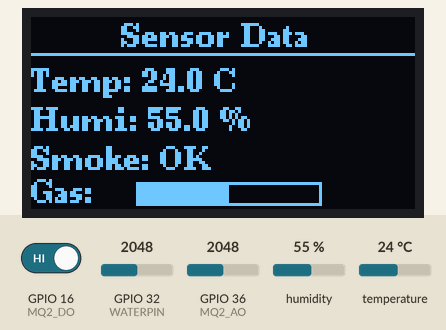
A sketch run on a simulated ESP32. Parts: 128×64 one-colour display. The test bench sets the inputs (shaded band); at power-on: GPIO 16 (MQ2_DO) HIGH, GPIO 36 (MQ2_AO) = 2048, humidity 55 %, GPIO 32 (WATERPIN) = 2048, temperature 24 °C. WiFi joins after 1.5 s; servers stay silent unless stated; no MQTT or app messages arrive unless stated; what the sketch prints to the serial monitor is not drawn.

Above: at 3.4 s.
3.5 s: GPIO 16 (MQ2_DO) driven LOW
At 11.6 s:
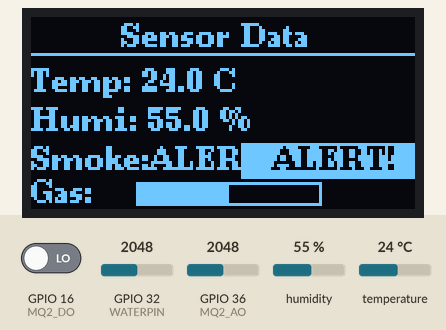
12.5 s: GPIO 36 (MQ2_AO) set to 2454
At 18.1 s:
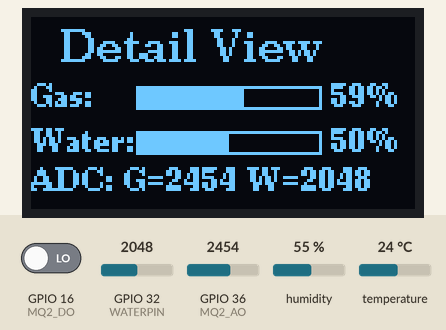
18.8 s: GPIO 36 (MQ2_AO) set to 2567
At 20.8 s:
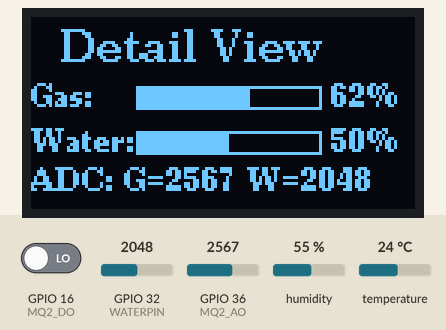
24.8 s: humidity set to 22 %
At 27.0 s:
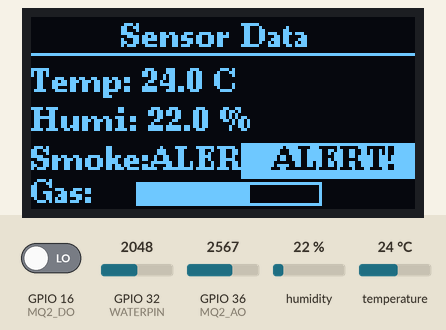
30.9 s: GPIO 32 (WATERPIN) set to 2540
At 32.7 s:
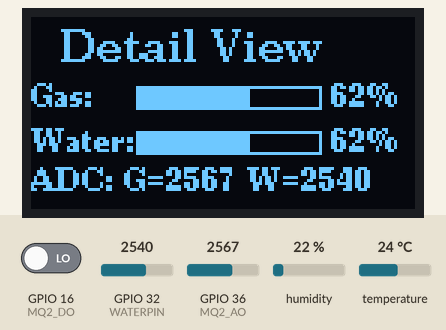
36.9 s: temperature set to 12 °C
At 38.8 s:
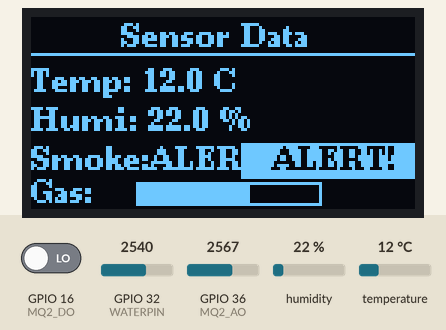
Timing chart, 0 to 40.3 s (numbered marks = the images above; inputs shaded):
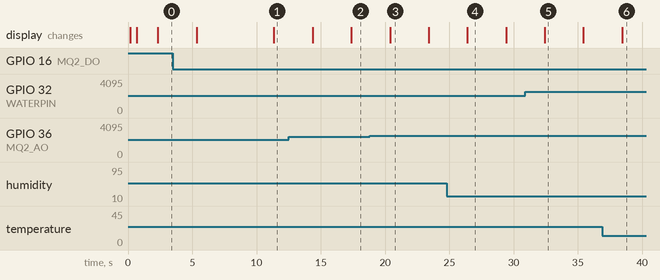

Measured:
- after the input at 3.5 s, the display: first differs from a run without the input after 7.9 s (image 1)
- after the input at 12.5 s, the display: first changes after 1.9 s (image 2 shows a later state)
- after the input at 18.8 s, the display: changes after 1.6 s (image 3)
- after the input at 24.8 s, the display: changes after 1.6 s (image 4)
- after the input at 30.9 s, the display: changes after 1.5 s (image 5)
- after the input at 36.9 s, the display: changes after 1.5 s (image 6)
- what the display in image 3 shows lasts 3.0 s, from 20.4 s to 23.4 s

The sketch:

main.ino
```cpp
#include "public.h"
#include "config.h"
#include "u8g2_oled.h"
#include "mySensor.h"
#include "myWIFI.h"
#include "sensor_data.h"
#include "mqtt_test.h"

bool showDetail = false;
unsigned long lastSwitchTime = 0;

void setup(){
  Serial.begin(115200);
  delay(100);

  // 1. 先初始化OLED（让用户立即看到反馈）
  MyU8g2Oled_init();
  Serial.println("[从机] OLED初始化完成");

  // 2. 显示启动画面
  displayData(-999.0, -999.0, 1, 0, 0);

  // 3. 初始化传感器
  Sensor_init();
  Serial.println("[从机] 传感器初始化完成");

  // 4. 初始化WiFi（可能耗时较长）
  mywifi_init();
  Serial.println("[从机] WiFi初始化完成");

  // 5. 初始化MQTT
  setupMQTT();
  Serial.println("[从机] MQTT初始化完成");

  Serial.println("\n[从机] ✅ 系统启动完成！");
  Serial.println("[从机] 正在连接主机...");
  Serial.println("======================================\n");
}

void loop(){
  static unsigned long lastReadTime = 0;
  if (millis() - lastReadTime >= SENSOR_READ_INTERVAL) {
    lastReadTime = millis();
    readSensors();
    printToSerial();
  }

  static unsigned long lastDisplayTime = 0;
  if (millis() - lastDisplayTime >= DISPLAY_UPDATE_INTERVAL) {
    lastDisplayTime = millis();
    updateDisplay();
  }

  // 检查报警状态
  checkAlarm();
  handleWiFiCommunication();
  loopMQTT(); // 处理MQTT通信
  delay(10);
}

void readSensors() {
  readmyDHT(temperature, humidity);
  readMQ2(smokeStatus, gasValue);
  readwater(waterValue);
}

void printToSerial() {
  static unsigned long lastPrint = 0;
  if (millis() - lastPrint >= 3000) {
    lastPrint = millis();

    Serial.printf("🌡️ 温度:%.1f°C 💧湿度:%.1f%% ", temperature, humidity);
    Serial.printf("💨烟雾:%s 🔥气体:%d 💧水位:%d | ",
                 smokeStatus == LOW ? "⚠️" : "✓",
                 gasValue,
                 waterValue);

    if (networkReady) {
      Serial.printf("📡主机:✅已连接\n");
    } else {
      Serial.printf("📡主机:⏳连接中...\n");
    }
  }
}

void updateDisplay() {
  static float lastTemp = -999;
  static float lastHumi = -999;
  static int lastSmoke = -1;
  static int lastGas = -1;
  static int lastWater = -1;
  static unsigned long lastDisplay = 0;

  // 检查数据是否变化
  bool dataChanged = (abs(temperature - lastTemp) > 0.1 ||
                     abs(humidity - lastHumi) > 0.1 ||
                     smokeStatus != lastSmoke ||
                     abs(gasValue - lastGas) > 10 ||
                     abs(waterValue - lastWater) > 10);

  // 检查是否需要切换显示模式
  if (millis() - lastSwitchTime > 5000) {
    lastSwitchTime = millis();
    showDetail = !showDetail;
    dataChanged = true; // 切换模式时强制更新
  }

  // 数据变化时刷新，或每3秒强制刷新一次（保持OLED稳定）
  if (dataChanged || (millis() - lastDisplay >= 3000)) {
    lastDisplay = millis();

    // 切换显示模式
    if (!showDetail) {
      displayData(temperature, humidity, smokeStatus, gasValue, waterValue);
    } else {
      displayDetail(gasValue, waterValue);
    }

    // 更新上次数据
    lastTemp = temperature;
    lastHumi = humidity;
    lastSmoke = smokeStatus;
    lastGas = gasValue;
    lastWater = waterValue;
  }
}

void checkAlarm() {
  static bool alarmTriggered = false;

  if (smokeStatus == LOW) {
    if (!alarmTriggered) {
      Serial.println("\n!!! ⚠️⚠️⚠️ 烟雾报警 !!!\n");
      alarmTriggered = true;
    }
  } else {
    alarmTriggered = false;
  }

  if (gasValue > 2500) {
    Serial.println("!!! ⚠️ 气体浓度过高 !!!");
  }
}
```

mqtt_test.cpp
```cpp
#include "mqtt_test.h"
#include "sensor_data.h"
#include "config.h"
#include "myWIFI.h"

// ==================== MQTT 客户端 ====================
WiFiClient espClient;
PubSubClient mqttClient(espClient);

// ============== 连接WiFi ==============
void connectWiFi() {
  if (wifiConnected) {
    Serial.printf("[MQTT] WiFi已连接, IP:%s\n", WiFi.localIP().toString().c_str());
    return;
  }

  Serial.print("[MQTT] 连接WiFi");
  WiFi.begin(WIFI_SSID, WIFI_PASSWORD);

  int retryCount = 0;
  while (WiFi.status() != WL_CONNECTED && retryCount < 20) {
    delay(500);
    Serial.print(".");
    retryCount++;
  }

  if (WiFi.status() == WL_CONNECTED) {
    Serial.printf("\n[MQTT] WiFi已连接, IP:%s\n", WiFi.localIP().toString().c_str());
  } else {
    Serial.println("\n[MQTT] WiFi连接失败");
  }
}

// ============== 连接MQTT ==============
void connectMQTT() {
  while (!mqttClient.connected()) {
    Serial.print("连接OneNET...");
    String clientId = DEVICE_NAME;
    String username = PRODUCT_ID;
    String password = DEVICE_SECRET;

    if (mqttClient.connect(clientId.c_str(), username.c_str(), password.c_str())) {
      Serial.println("成功");
    } else {
      Serial.printf("失败, 状态码:%d\n", mqttClient.state());
      delay(5000);
    }
  }
}

// ============== 上报所有传感器数据 ==============
void publishAllSensorData() {
  if (!wifiConnected) {
    Serial.println("[MQTT] WiFi未连接，等待连接...");
    return;
  }

  if (!mqttClient.connected()) {
    connectMQTT();
  }

  if (!mqttClient.connected()) {
    return;
  }

  StaticJsonDocument<512> doc;
  // 构建JSON文档
  doc["id"] = String(millis());
  doc["version"] = "1.0";
  // 构建参数对象
  JsonObject params = doc.createNestedObject("params");
  // 构建温度对象
  JsonObject tempObj = params.createNestedObject("temperature");
  tempObj["value"] = round(temperature * 10) / 10.0;
  // 构建湿度对象
  JsonObject humObj = params.createNestedObject("humidity");
  humObj["value"] = round(humidity * 10) / 10.0;
  // 构建烟雾状态对象
  JsonObject smokeObj = params.createNestedObject("smoke_status");
  smokeObj["value"] = (smokeStatus == HIGH) ? 1 : 0;
  // 构建气体浓度对象
  JsonObject gasObj = params.createNestedObject("gas_value");
  gasObj["value"] = gasValue;
  // 构建水位对象
  JsonObject waterObj = params.createNestedObject("water_level");
  waterObj["value"] = waterValue;

  char jsonBuffer[512];
  serializeJson(doc, jsonBuffer);

  String topic = "$sys/" + String(PRODUCT_ID) + "/" + String(DEVICE_NAME) + "/thing/property/post";

  if (mqttClient.publish(topic.c_str(), jsonBuffer)) {
    Serial.printf("[MQTT] 上报成功: T:%.1f°C H:%.1f%% S:%d G:%d W:%d\n",
                 temperature, humidity,
                 (smokeStatus == HIGH) ? 1 : 0,
                 gasValue, waterValue);
  } else {
    Serial.println("[MQTT] 上报失败");
  }
}

// ============== 初始化MQTT ==============
void setupMQTT() {
  Serial.println("[MQTT] 初始化MQTT客户端...");
  mqttClient.setServer(MQTT_SERVER, MQTT_PORT);
  connectWiFi();
  connectMQTT();
  Serial.println("[MQTT] ✅ MQTT初始化完成");
}

// ============== MQTT循环处理 ==============
void loopMQTT() {
  static unsigned long lastPublishTime = 0;
  static unsigned long lastReconnectTime = 0;

  if (!wifiConnected) {
    return;
  }
  // 检查MQTT连接状态
  if (millis() - lastReconnectTime >= 10000) {
    lastReconnectTime = millis();
    if (!mqttClient.connected()) {
      connectMQTT();
    }
  }
  // 检查是否需要上报数据
  if (millis() - lastPublishTime >= SEND_INTERVAL && mqttClient.connected()) {
    lastPublishTime = millis();
    publishAllSensorData();
  }
  // 处理MQTT消息
  mqttClient.loop();
}
```

mqtt_test.h
```cpp
#ifndef _mqtt_test_H
#define _mqtt_test_H

#include "public.h"
#include "sensor_data.h"
#include "config.h"
#include <WiFi.h>
#include <PubSubClient.h>
#include <ArduinoJson.h>

// ============== 全局变量声明 ==============
extern WiFiClient espClient;
extern PubSubClient mqttClient;

// ============== 功能函数 ==============
void connectWiFi();
void connectMQTT();
void publishAllSensorData();
void setupMQTT();
void loopMQTT();

#endif
```

mySensor.cpp
```cpp
/**
 * ============================================================
 *  mySensor - 传感器驱动实现（从机版）
 * ============================================================
 */

#include "mySensor.h"

DHT dht(DHTPIN, DHTTYPE);

void Sensor_init() {
    Serial.println("[从机传感器] 正在初始化...");

    dht.begin();
    Serial.println("[从机传感器] ✓ DHT温湿度传感器已初始化");

    pinMode(MQ2_DO, INPUT);
    Serial.println("[从机传感器] ✓ MQ2气体传感器已配置");

    analogSetPinAttenuation(MQ2_AO, ADC_11db);
    analogSetPinAttenuation(WATERPIN, ADC_11db);
    Serial.println("[从机传感器] ✓ ADC引脚已配置 (11dB衰减)");

    Serial.println("[从机传感器] 所有传感器初始化完成！");
}

void readmyDHT(float &temp, float &humi) {
    temp = dht.readTemperature();
    humi = dht.readHumidity();

    if (isnan(temp) || isnan(humi)) {
        Serial.println("[从机传感器] ⚠️ DHT读取失败！");
        temp = 0.0;
        humi = 0.0;
    }
}

void readMQ2(int &smoke, int &gas) {
    smoke = digitalRead(MQ2_DO);
    gas = analogRead(MQ2_AO);
}

void readwater(int &water) {
    water = analogRead(WATERPIN);
}
```

mySensor.h
```cpp
/**
 * ============================================================
 *  mySensor - 传感器驱动模块（从机版）
 * ============================================================
 *
 * 【硬件连接说明】
 *
 * 本模块驱动以下传感器，请按以下方式连接：
 *
 * ┌─────────────────────────────────────────────────────────────┐
 * │  DHT11/DHT22 温湿度传感器                                    │
 * ├─────────────────────────────────────────────────────────────┤
 * │  引脚    连接至                                              │
 * │  VCC    → 3.3V 或 5V                                        │
 * │  GND    → GND                                               │
 * │  DATA   → GPIO21 (DHTPIN)                                   │
 * │  NC     → 悬空（如为4针版本，NC引脚可不接）                    │
 * └─────────────────────────────────────────────────────────────┘
 *
 * ┌─────────────────────────────────────────────────────────────┐
 * │  MQ-2 烟雾/气体传感器                                        │
 * ├─────────────────────────────────────────────────────────────┤
 * │  引脚    连接至                                              │
 * │  VCC    → 5V (必须5V，3.3V加热不足)                          │
 * │  GND    → GND                                               │
 * │  AO     → GPIO36 (MQ2_AO) - 模拟输出                         │
 * │  DO     → GPIO16 (MQ2_DO) - 数字输出（阈值可调）              │
 * └─────────────────────────────────────────────────────────────┘
 * │  【重要提示】                                                 │
 * │  1. MQ-2需要预热1-2分钟才能达到稳定状态                       │
 * │  2. 首次上电后数值会波动，属正常现象                          │
 * │  3. 可通过模块上的电位器调节数字输出阈值                        │
 * └─────────────────────────────────────────────────────────────┘
 *
 * ┌─────────────────────────────────────────────────────────────┐
 * │  水位传感器（模拟式）                                         │
 * ├─────────────────────────────────────────────────────────────┤
 * │  引脚    连接至                                              │
 * │  VCC    → 3.3V 或 5V                                        │
 * │  GND    → GND                                               │
 * │  AO     → GPIO32 (WATERPIN) - 模拟输出                       │
 * └─────────────────────────────────────────────────────────────┘
 * │  【使用说明】                                                 │
 * │  1. 传感器有多个检测点，水位越高输出值越大                      │
 * │  2. 完全干燥时输出接近0，完全浸入时输出接近4095                │
 * │  3. 可根据实际应用场景校准水位与ADC值的对应关系                 │
 * └─────────────────────────────────────────────────────────────┘
 *
 * 【依赖库】
 * - DHT sensor library by Adafruit
 * - Adafruit Unified Sensor
 *
 * 安装方法：Arduino IDE → 工具 → 管理库 → 搜索安装
 */

#ifndef _MYSENSOR_H
#define _MYSENSOR_H

#include <Arduino.h>

// 避免 sensor_t 结构体冲突（与esp_camera.h兼容）
#define sensor_t adafruit_sensor_t
#include <DHT.h>
#include <Adafruit_Sensor.h>
#undef sensor_t

// ==================== 引脚定义 ====================
#define WATERPIN 32           // 水位传感器引脚 - 模拟输入
#define DHTPIN 21             // DHT传感器数据引脚 - 数字输入
#define DHTTYPE DHT11        // 传感器类型 (DHT11/DHT22) - 根据实际硬件修改
#define MQ2_AO 36            // MQ2模拟输出引脚 - ADC输入
#define MQ2_DO 16            // MQ2数字输出引脚 - 数字输入（带阈值比较）

extern DHT dht;

/**
 * 初始化所有传感器
 * - 初始化DHT温湿度传感器
 * - 配置MQ-2和水位的引脚模式
 * - 串口输出初始化状态
 */
void Sensor_init();

/**
 * 读取DHT温湿度传感器
 * @param temp 输出参数 - 温度值(°C)
 * @param humi 输出参数 - 湿度值(%RH)
 *
 * 【注意事项】
 * - 两次读取间隔建议大于2秒，否则可能返回错误值
 * - 如果返回NaN，表示读取失败（检查接线或传感器是否损坏）
 */
void readmyDHT(float &temp, float &humi);

/**
 * 读取MQ-2烟雾/气体传感器
 * @param smoke 输出参数 - 烟雾状态(1=正常, 0=报警)
 * @param gas 输出参数 - 气体浓度ADC值(0-4095)
 *
 * 【说明】
 * - smoke: 数字输出，超过阈值时变为0（报警）
 * - gas: 模拟输出，数值越大表示气体浓度越高
 * - 阈值可通过MQ-2模块上的电位器调节
 */
void readMQ2(int &smoke, int &gas);

/**
 * 读取水位传感器
 * @param water 输出参数 - 水位ADC值(0-4095)
 *
 * 【说明】
 * - 0: 完全干燥
 * - 4095: 完全浸入水中
 * - 中间值表示不同水位高度
 */
void readwater(int &water);

#endif // _MYSENSOR_H
```

myWIFI.cpp
```cpp
/**
 * ============================================================
 *  myWIFI - WiFi主从通信实现（从机模式）
 * ============================================================
 */

#include "myWIFI.h"
#include "config.h"
#include "sensor_data.h"

// ==================== 全局变量定义 ====================
WiFiClient client;

unsigned long lastSendTime = 0;
bool wifiConnected = false;
bool networkReady = false;
unsigned long lastReconnectAttempt = 0;

/**
 * 初始化WiFi通信模块（从机模式）
 */
void mywifi_init(){
  Serial.println("[从机WiFi] 正在连接WiFi...");
  Serial.printf("[从机WiFi] SSID: %s\n", WIFI_SSID);

  WiFi.begin(WIFI_SSID, WIFI_PASSWORD);

  // 非阻塞方式等待连接（不使用WiFi.waitForConnectResult）
  Serial.println("[从机WiFi] 连接中（后台）...");
}

/**
 * 处理WiFi通信主逻辑（必须在loop中持续调用）
 */
void handleWiFiCommunication() {
  // 1. 检查 WiFi 状态
  bool currentlyConnected = (WiFi.status() == WL_CONNECTED);

  if (currentlyConnected != wifiConnected) {
    wifiConnected = currentlyConnected;

    if (wifiConnected) {
    Serial.println("\n[从机WiFi] ✅ WiFi已连接!");
    Serial.printf("[从机WiFi] 本机IP: %s\n", WiFi.localIP().toString().c_str());
    Serial.printf("[从机WiFi] 目标主机: %s:%d\n", HOST_IP, TCP_PORT);

      // 立即尝试连接主机
      networkReady = false;
      lastReconnectAttempt = millis();  // 立即开始第一次连接

    } else {
      Serial.println("[从机WiFi] ✗ WiFi已断开!");
      networkReady = false;
      if (client.connected()) {
        client.stop();
      }
    }
  }

  // 2. 如果 WiFi 已连接，处理 TCP 通信
  if (wifiConnected) {
    if (!networkReady) {
      // 尚未连接主机，尝试连接（非阻塞，定时重试）
      if (millis() - lastReconnectAttempt >= RECONNECT_INTERVAL) {
        lastReconnectAttempt = millis();

        Serial.print("[从机WiFi] 🔄 尝试连接主机...");
        if (client.connect(HOST_IP, TCP_PORT)) {
          Serial.println(" ✅成功!");
          Serial.printf("[从机WiFi] 已连接到主机 %s:%d\n", HOST_IP, TCP_PORT);
          networkReady = true;
          lastSendTime = millis();  // 立即发送第一份数据
        } else {
          Serial.println(" ❌失败，稍后重试");
        }
      }
    } else {
      // 已连接主机，正常工作

      // 发送本地数据（定时）
      if (millis() - lastSendTime >= SEND_INTERVAL) {
        lastSendTime = millis();
        sendLocalData(client);
      }

      // 接收主机数据（控制指令，预留）
      while (client.available()) {
        String data = client.readStringUntil('\n');
        parseRemoteData(data);
      }

      // 检查连接是否断开
      if (!client.connected()) {
        Serial.println("[从机WiFi] ⚠️ 主机断开连接");
        client.stop();
        networkReady = false;
        lastReconnectAttempt = millis(); // 立即准备重连
      }
    }
  } else {
    // WiFi 未连接
    static unsigned long lastWifiStatus = 0;
    if (millis() - lastWifiStatus >= 10000) {  // 每10秒提示一次
      lastWifiStatus = millis();
      wl_status_t status = WiFi.status();
      Serial.printf("[从机WiFi] WiFi状态: %d (未连接)\n", status);
    }
  }
}

/**
 * 发送本地传感器数据到主机
 */
void sendLocalData(WiFiClient &cli) {
  if (!cli || !cli.connected()) {
    return;
  }

  // 构建CSV格式数据字符串
  String msg = String(temperature) + "," +
               String(humidity) + "," +
               String(smokeStatus) + "," +
               String(gasValue) + "," +
               String(waterValue) + "\n";

  // 发送数据
  size_t bytesSent = cli.print(msg);

  // 调试输出（降低频率）
  static unsigned long lastSendDebug = 0;
  if (millis() - lastSendDebug >= 5000) {  // 每5秒打印一次
    lastSendDebug = millis();

    if (bytesSent > 0) {
      Serial.printf("[从机发送] ✓ %d bytes | ", bytesSent);
      Serial.printf("T=%.1f H=%.1f S=%d G=%d W=%d\n",
                   temperature, humidity,
                   smokeStatus, gasValue, waterValue);
    } else {
      Serial.println("[从机发送] ⚠️ 发送失败！");
    }
  }
}

/**
 * 解析主机发送的数据（控制指令）
 * 预留功能：未来可扩展为主机下发控制指令
 */
void parseRemoteData(String data) {
  data.trim();

  if (data.length() == 0) return;

  // 当前仅打印接收到的数据（预留扩展）
  static unsigned long lastRecvDebug = 0;
  if (millis() - lastRecvDebug >= 10000) {  // 每10秒打印一次
    lastRecvDebug = millis();
    Serial.printf("[从机接收] 收到主机数据: '%s'\n", data.c_str());
  }

  // TODO: 未来可在此处添加控制指令解析
  // 例如：
  // - 修改传感器读取间隔
  // - 触发特定操作
  // - 固件升级等
}
```

myWIFI.h
```cpp
/**
 * ============================================================
 *  myWIFI - WiFi主从通信模块（从机模式）
 * ============================================================
 *
 * 功能：
 *   - TCP客户端，连接到主机服务器
 *   - 定时发送传感器数据到主机
 *   - 接收主机的控制指令（预留）
 *   - 自动重连机制
 *
 * 数据协议：
 *   发送: "temperature,humidity,smoke,gas,water\n"
 *   示例: "25.5,60.0,1,1500,2000\n"
 */

#ifndef _MYWIFI_H
#define _MYWIFI_H

#include <WiFi.h>
#include "sensor_data.h"
#include "config.h"

// ==================== 全局变量声明 ====================
extern WiFiClient client;

// 状态标志
extern bool wifiConnected;
extern bool networkReady;

// 时间控制
extern unsigned long lastReconnectAttempt;
extern unsigned long lastSendTime;

// 远程数据（接收自主机，预留）
extern float remoteTemp;
extern float remoteHumi;
extern int remoteSmoke;
extern int remoteGas;
extern int remoteWater;

// ==================== 函数接口 ====================

void mywifi_init();
void handleWiFiCommunication();
void sendLocalData(WiFiClient &cli);
void parseRemoteData(String data);

#endif // _MYWIFI_H
```

public.h
```cpp
/**
 * ============================================================
 *  公共头文件（从机版）
 * ============================================================
 */

#ifndef _public_H
#define _public_H

#include "Arduino.h"

// ==================== 调试开关 ====================
#define DEBUG_ENABLE 1           // 调试输出（注释掉可禁用所有DEBUG输出）

#ifdef DEBUG_ENABLE
    #define DEBUG_PRINT(x) Serial.print(x)
    #define DEBUG_PRINTLN(x) Serial.println(x)
    #define DEBUG_PRINTF(fmt, ...) Serial.printf(fmt, ##__VA_ARGS__)
#else
    #define DEBUG_PRINT(x)
    #define DEBUG_PRINTLN(x)
    #define DEBUG_PRINTF(fmt, ...)
#endif

typedef unsigned char u8;
typedef unsigned int u16;
typedef unsigned long u32;

#endif
```

sensor_data.cpp
```cpp
/**
 * ============================================================
 *  传感器数据定义 - 变量初始化（从机版）
 * ============================================================
 */

#include "sensor_data.h"

// ==================== 本地传感器数据初始化 ====================
float temperature = 0.0;
float humidity = 0.0;
int smokeStatus = 1;       // 默认正常状态
int gasValue = 0;
int waterValue = 0;

// ==================== 远程数据初始化（预留）====================
float remoteTemp = 0.0;
float remoteHumi = 0.0;
int remoteSmoke = 1;       // 默认正常状态
int remoteGas = 0;
int remoteWater = 0;
```

Source omitted: sensor_data.h (1482 bytes), u8g2_oled.cpp (2722 bytes), u8g2_oled.h (383 bytes), config.h (2580 bytes)
